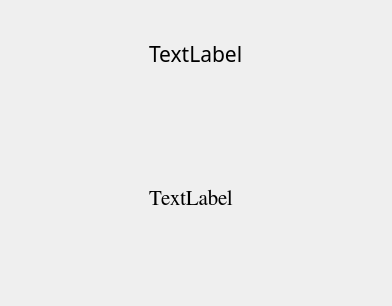
<?xml version="1.0" encoding="UTF-8"?>
<ui version="4.0">
 <class>Widget</class>
 <widget class="QWidget" name="Widget">
  <property name="geometry">
   <rect>
    <x>0</x>
    <y>0</y>
    <width>392</width>
    <height>306</height>
   </rect>
  </property>
  <property name="font">
   <font>
    <family>Standard Symbols L</family>
   </font>
  </property>
  <property name="windowTitle">
   <string>Widget</string>
  </property>
  <layout class="QHBoxLayout" name="horizontalLayout">
   <item>
    <spacer name="horizontalSpacer">
     <property name="orientation">
      <enum>Qt::Horizontal</enum>
     </property>
     <property name="sizeHint" stdset="0">
      <size>
       <width>138</width>
       <height>20</height>
      </size>
     </property>
    </spacer>
   </item>
   <item>
    <layout class="QVBoxLayout" name="verticalLayout">
     <item>
      <widget class="QLabel" name="license">
       <property name="sizePolicy">
        <sizepolicy hsizetype="Expanding" vsizetype="Expanding">
         <horstretch>0</horstretch>
         <verstretch>0</verstretch>
        </sizepolicy>
       </property>
       <property name="font">
        <font>
         <family>苹方 中等</family>
         <pointsize>16</pointsize>
        </font>
       </property>
       <property name="text">
        <string>TextLabel</string>
       </property>
      </widget>
     </item>
     <item>
      <spacer name="verticalSpacer_2">
       <property name="orientation">
        <enum>Qt::Vertical</enum>
       </property>
       <property name="sizeHint" stdset="0">
        <size>
         <width>20</width>
         <height>40</height>
        </size>
       </property>
      </spacer>
     </item>
     <item>
      <widget class="QLabel" name="label">
       <property name="font">
        <font>
         <family>FreeSerif</family>
         <pointsize>16</pointsize>
        </font>
       </property>
       <property name="text">
        <string>TextLabel</string>
       </property>
      </widget>
     </item>
     <item>
      <spacer name="verticalSpacer">
       <property name="orientation">
        <enum>Qt::Vertical</enum>
       </property>
       <property name="sizeHint" stdset="0">
        <size>
         <width>20</width>
         <height>40</height>
        </size>
       </property>
      </spacer>
     </item>
    </layout>
   </item>
   <item>
    <spacer name="horizontalSpacer_2">
     <property name="orientation">
      <enum>Qt::Horizontal</enum>
     </property>
     <property name="sizeHint" stdset="0">
      <size>
       <width>138</width>
       <height>20</height>
      </size>
     </property>
    </spacer>
   </item>
  </layout>
 </widget>
 <layoutdefault spacing="6" margin="11"/>
 <resources/>
 <connections/>
</ui>
